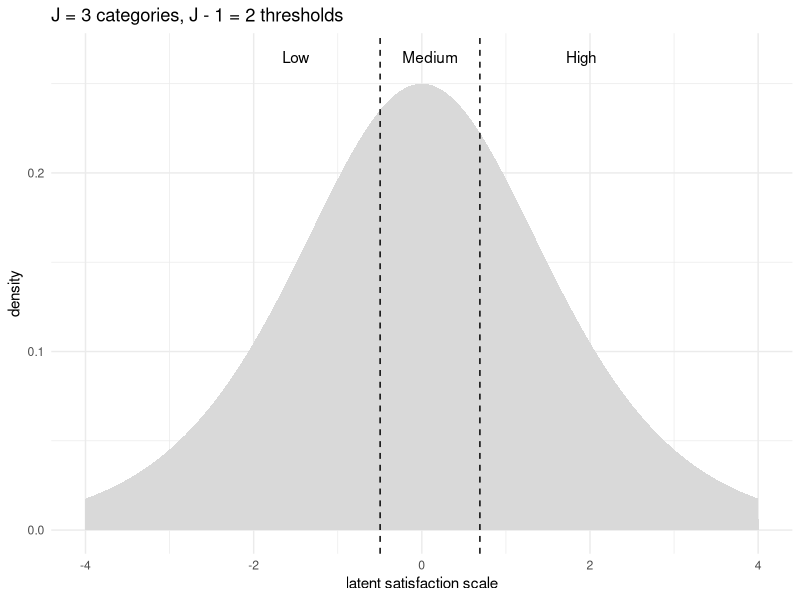

Source code (R):
## ---- chunk 1
library(MASS)
data(housing)
head(housing)
## ---- chunk 2
m <- polr(Sat ~ Infl + Type + Cont, weights = Freq, data = housing, Hess = TRUE)
summary(m)
## ---- chunk 3
#| fig-cap: "The two fitted thresholds cut the latent (logistic) satisfaction scale into Low, Medium and High. The curve is the latent noise distribution for a household at the baseline of every predictor."
#| fig-width: 7
#| fig-height: 3.2
library(ggplot2)

thr <- as.numeric(m$zeta)                      # fitted thresholds (cut-points)
d <- data.frame(x = seq(-4, 4, length.out = 400))
d$density <- dlogis(d$x)

ggplot(d, aes(x, density)) +
  geom_area(fill = "grey85") +
  geom_vline(xintercept = thr, linetype = "dashed") +
  annotate("text", x = c(-1.5, 0.1, 1.9), y = 0.265,
           label = c("Low", "Medium", "High")) +
  labs(
    x = "latent satisfaction scale",
    y = "density",
    title = "J = 3 categories, J - 1 = 2 thresholds"
  ) +
  theme_minimal()
## ---- chunk 4
round(exp(coef(m)), 3)
## ---- chunk 5
newd <- data.frame(Infl = "Medium", Type = "Tower", Cont = "High")
round(predict(m, newd, type = "probs"), 3)
